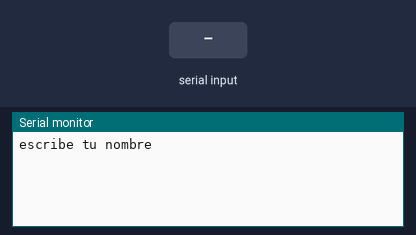
Simulated run of this sketch. Board: Arduino Uno, built with avr-gcc and run on an emulated ATmega328P. Parts: the last lines printed to the serial monitor. The inputs (shaded band) are chosen by the test bench.

Above: at 1.2 s.
1.3 s: "1" received over Serial
At 2.9 s:
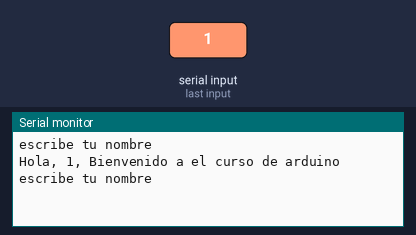
3.8 s: "0" received over Serial
At 5.2 s:
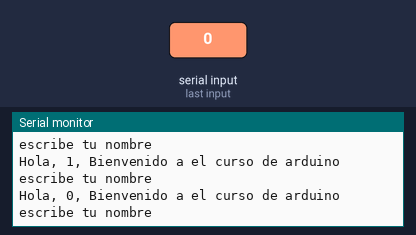
5.3 s: "2" received over Serial
At 7.2 s:
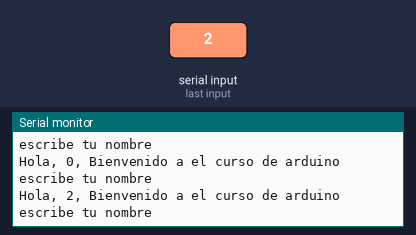

The sketch:

leer_valores_monitor_serial_class19.ino
```cpp
String myName;
String msg1 ="escribe tu nombre";
String msg2 ="Hola, ";
String msg3 =", Bienvenido a el curso de arduino";

void setup() {
  Serial.begin(115200);

}

void loop() {
  Serial.println();
  Serial.println(msg1);
  while (Serial.available()==0){//esperamos a que el usuario ingrese algo

  }
  myName=Serial.readString();//le decimos que va a leer un string
  Serial.print(msg2);
  Serial.print(myName);
  Serial.print(msg3);


}
```

Measured:
- after the input at 1.3 s, the serial monitor: prints a new line after 1.0 s (image 1)
- after the input at 3.8 s, the serial monitor: prints a new line after 1.0 s (image 2)
- after the input at 5.3 s, the serial monitor: prints a new line after 1.0 s (image 3)
